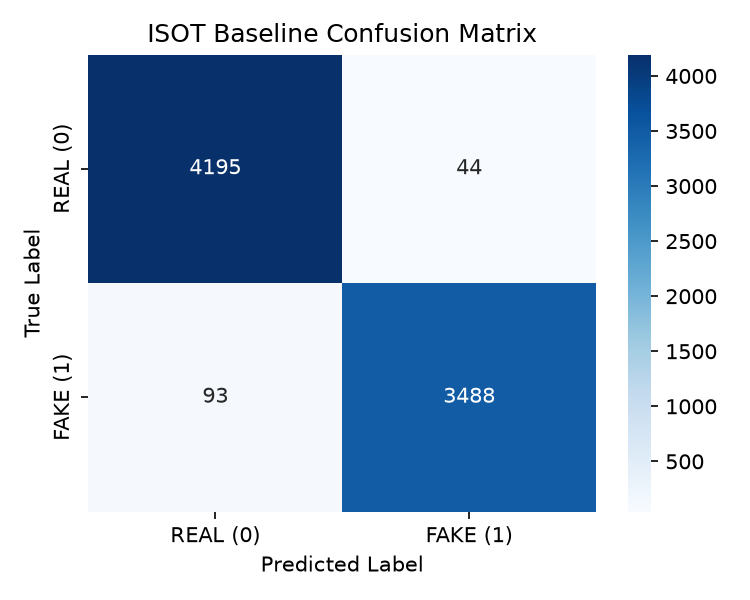
#> input picture ml/reports/baseline_confusion_matrix.png, 750 x 600 px
$ python -i image_model.py   (imports and definitions only)
#> lines starting #> are read from the running program, lines starting #| are printed output that depends on the picture; after the words box and inside, x2 and y2 are one past the last pixel; in counts of white or black regions, pixels touching at a corner belong together
import io
import math
import logging
from typing import Dict, Any, Tuple, Optional
import numpy as np
from PIL import Image, ImageChops, ImageEnhance, ImageFilter, ImageStat, ImageOps

logger = logging.getLogger("image_model")


class DeepForensicsExtractor:
    """Multi-feature extractor extracting:
    1. Error Level Analysis (ELA) compression residuals.
    2. 2D Fast Fourier Transform (FFT) high-frequency power spectrum decay (AI generative signature).
    3. Noise & Laplacian spatial variance.
    4. Color histogram entropy and solid-graphic characteristics.
    """

    TARGET_SIZE = (224, 224)

    def preprocess(self, img: Image.Image) -> Image.Image:
        """Corrects EXIF orientation, converts to RGB, and resizes while maintaining aspect ratio."""
        try:
            img = ImageOps.exif_transpose(img)
        except Exception:
            pass

        if img.mode != "RGB":
            # Handle RGBA with white background blending to avoid dark alpha artifacts
            if img.mode == "RGBA":
                bg = Image.new("RGB", img.size, (255, 255, 255))
                bg.paste(img, mask=img.split()[3])
                img = bg
            else:
                img = img.convert("RGB")

        return img

    def compute_ela_features(self, img: Image.Image, quality: int = 90) -> Dict[str, float]:
        """Calculates multi-quality ELA compression statistics."""
        resized = img.resize(self.TARGET_SIZE, Image.Resampling.BILINEAR)

        buffer = io.BytesIO()
        resized.save(buffer, "JPEG", quality=quality)
        buffer.seek(0)
        resaved = Image.open(buffer)

        diff = ImageChops.difference(resized, resaved)
        diff_arr = np.array(diff, dtype=np.float32)

        mean_diff = float(np.mean(diff_arr))
        std_diff = float(np.std(diff_arr))
        max_diff = float(np.max(diff_arr))

        # Variance across spatial grid blocks (8x8 JPEG grid)
        h, w, c = diff_arr.shape
        blocks = []
        for i in range(0, h - 8, 16):
            for j in range(0, w - 8, 16):
                block = diff_arr[i : i + 16, j : j + 16]
                blocks.append(np.mean(block))

        block_variance = float(np.var(blocks)) if blocks else 0.0

        return {
            "ela_mean": mean_diff,
            "ela_std": std_diff,
            "ela_max": max_diff,
            "ela_block_variance": block_variance,
        }

    def compute_frequency_features(self, img: Image.Image) -> Dict[str, float]:
        """Extracts 2D Fast Fourier Transform (FFT) power spectral slope and high-frequency decay.
        Diffusion and GAN models display distinct high-frequency spectral roll-offs compared to camera sensors.
        """
        gray = img.convert("L").resize(self.TARGET_SIZE, Image.Resampling.BILINEAR)
        arr = np.array(gray, dtype=np.float32)

        # 2D FFT & shift zero frequency to center
        fft = np.fft.fft2(arr)
        fft_shift = np.fft.fftshift(fft)
        magnitude_spectrum = np.abs(fft_shift) + 1e-7
        log_spectrum = np.log(magnitude_spectrum)

        cy, cx = self.TARGET_SIZE[0] // 2, self.TARGET_SIZE[1] // 2
        y, x = np.ogrid[: self.TARGET_SIZE[0], : self.TARGET_SIZE[1]]
        r = np.sqrt((x - cx) ** 2 + (y - cy) ** 2)

        # High frequency vs Low frequency energy ratio
        high_freq_mask = r > (cx * 0.6)
        low_freq_mask = (r <= (cx * 0.3)) & (r > 2)

        high_energy = float(np.mean(log_spectrum[high_freq_mask]))
        low_energy = float(np.mean(log_spectrum[low_freq_mask]))
        spectral_ratio = high_energy / max(1e-5, low_energy)

        # Azimuthal asymmetry (diffusion models often have directional artifact grids)
        q1 = np.mean(magnitude_spectrum[:cy, :cx])
        q2 = np.mean(magnitude_spectrum[:cy, cx:])
        q3 = np.mean(magnitude_spectrum[cy:, :cx])
        q4 = np.mean(magnitude_spectrum[cy:, cx:])
        spectral_asymmetry = float(np.std([q1, q2, q3, q4]) / (np.mean([q1, q2, q3, q4]) + 1e-5))

        return {
            "spectral_ratio": spectral_ratio,
            "high_freq_energy": high_energy,
            "spectral_asymmetry": spectral_asymmetry,
        }

    def compute_spatial_noise_features(self, img: Image.Image) -> Dict[str, float]:
        """Extracts spatial noise and Laplacian edge variance."""
        gray = img.convert("L").resize(self.TARGET_SIZE, Image.Resampling.BILINEAR)
        arr = np.array(gray, dtype=np.float32)

        # Laplacian edge variance
        edges = gray.filter(ImageFilter.FIND_EDGES)
        edge_stat = ImageStat.Stat(edges)
        edge_variance = float(edge_stat.var[0]) if edge_stat.var else 0.0

        # High-pass noise extraction
        blurred = gray.filter(ImageFilter.GaussianBlur(radius=1.5))
        noise = ImageChops.difference(gray, blurred)
        noise_stat = ImageStat.Stat(noise)
        noise_mean = float(noise_stat.mean[0]) if noise_stat.mean else 0.0
        noise_std = float(noise_stat.stddev[0]) if noise_stat.stddev else 0.0

        # Color entropy and flatness (graphic / logo detection)
        colors = img.getcolors(maxcolors=512)
        unique_colors_count = len(colors) if colors is not None else 1000
        is_clean_graphic = 1.0 if (colors is not None and len(colors) < 160) else 0.0

        return {
            "edge_variance": edge_variance,
            "noise_mean": noise_mean,
            "noise_std": noise_std,
            "is_clean_graphic": is_clean_graphic,
            "unique_colors": float(unique_colors_count),
        }

    def extract_feature_vector(self, img: Image.Image) -> Tuple[np.ndarray, Dict[str, Any]]:
        """Extracts all combined features as a normalized feature array."""
        clean_img = self.preprocess(img)

        ela = self.compute_ela_features(clean_img)
        freq = self.compute_frequency_features(clean_img)
        spatial = self.compute_spatial_noise_features(clean_img)

        features = [
            ela["ela_mean"],
            ela["ela_std"],
            ela["ela_max"],
            ela["ela_block_variance"],
            freq["spectral_ratio"],
            freq["high_freq_energy"],
            freq["spectral_asymmetry"],
            spatial["edge_variance"],
            spatial["noise_mean"],
            spatial["noise_std"],
            spatial["is_clean_graphic"],
        ]

        metadata = {**ela, **freq, **spatial}
        return np.array(features, dtype=np.float32), metadata

>>> from PIL import Image
>>> picture = Image.open('../reports/baseline_confusion_matrix.png')
#> picture is the input picture: PIL image 750x600 RGBA; mean R, G, B, A 183, 200, 219, 255
>>> result = DeepForensicsExtractor().extract_feature_vector(picture)
#> in preprocess, `bg = Image.new("RGB", img.size, (255, 255, 255))`: bg: PIL image 750x600 RGB; every value is 255
#> in compute_ela_features, `diff_arr = np.array(diff, dtype=np.float32)`:
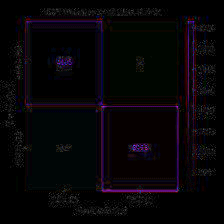
#> diff_arr: shape (224, 224, 3) float32; mean R, G, B 1.1, 0.8, 1.2; drawn with min black and max white
#> in compute_ela_features, `mean_diff = float(np.mean(diff_arr))`: mean_diff = 1.02
#> in compute_ela_features, `std_diff = float(np.std(diff_arr))`: std_diff = 2.19
#> in compute_ela_features, `max_diff = float(np.max(diff_arr))`: max_diff = 40
#> after the loop in compute_ela_features, `for i in range(0, h - 8, 16):`: blocks = 196 values, max 4.3 at index 134, min 0 at index 0, mean 1.02
#> in compute_ela_features, `block_variance = float(np.var(blocks)) if blocks else 0.0`: block_variance = 0.831
#> in extract_feature_vector, `ela = self.compute_ela_features(clean_img)`: ela = {'ela_mean': 1.02, 'ela_std': 2.19, 'ela_max': 40, 'ela_block_variance': 0.831}
#> in compute_frequency_features, `log_spectrum = np.log(magnitude_spectrum)`:
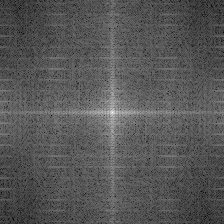
#> log_spectrum: shape (224, 224) float64; min 3.1, max 16.11, mean 7.54; drawn with min black and max white
#> in compute_frequency_features, `y, x = np.ogrid[: self.TARGET_SIZE[0], : self.TARGET_SIZE[1]]`: y = 224 values from 0 to 223
#> in compute_frequency_features, `high_freq_mask = r > (cx * 0.6)`:
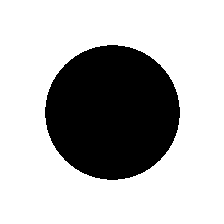
#> high_freq_mask: shape (224, 224) bool; 71.7% white; 1 black region, box (x1, y1, x2, y2) and area: (45, 45, 180, 180) 14193
#> in compute_frequency_features, `low_freq_mask = (r <= (cx * 0.3)) & (r > 2)`:
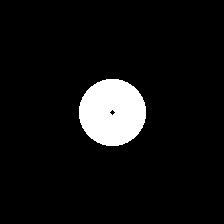
#> low_freq_mask: shape (224, 224) bool; 7% white; 1 white region, box (x1, y1, x2, y2) and area: (79, 79, 146, 146) 3532
#> in compute_frequency_features, `high_energy = float(np.mean(log_spectrum[high_freq_mask]))`: high_energy = 7.25
#> in compute_frequency_features, `low_energy = float(np.mean(log_spectrum[low_freq_mask]))`: low_energy = 9.07
#> in compute_frequency_features, `spectral_ratio = high_energy / max(1e-5, low_energy)`: spectral_ratio = 0.799
#> in compute_frequency_features, `q1 = np.mean(magnitude_spectrum[:cy, :cx])`: q1 = 3448.5
#> in compute_frequency_features, `q2 = np.mean(magnitude_spectrum[:cy, cx:])`: q2 = 3776.9
#> in compute_frequency_features, `q3 = np.mean(magnitude_spectrum[cy:, :cx])`: q3 = 3866.3
#> in compute_frequency_features, `q4 = np.mean(magnitude_spectrum[cy:, cx:])`: q4 = 4937.9
#> in compute_frequency_features, `spectral_asymmetry = float(np.std([q1, q2, q3, q4]) / (np.mean([q1, q2..`: spectral_asymmetry = 0.14
#> in extract_feature_vector, `freq = self.compute_frequency_features(clean_img)`: freq = {'spectral_ratio': 0.799, 'high_freq_energy': 7.25, 'spectral_asymmetry': 0.14}
#> in compute_spatial_noise_features, `edges = gray.filter(ImageFilter.FIND_EDGES)`:
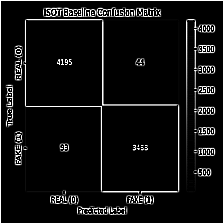
#> edges: PIL image 224x224 L; min 0, max 255, mean 19.2
#> in compute_spatial_noise_features, `edge_variance = float(edge_stat.var[0]) if edge_stat.var else 0.0`: edge_variance = 3786.2
#> in compute_spatial_noise_features, `blurred = gray.filter(ImageFilter.GaussianBlur(radius=1.5))`:
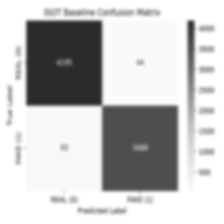
#> blurred: PIL image 224x224 L; min 43, max 255, mean 197
#> in compute_spatial_noise_features, `noise = ImageChops.difference(gray, blurred)`:
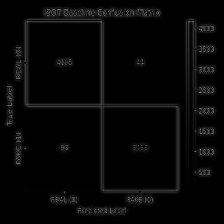
#> noise: PIL image 224x224 L; min 0, max 135, mean 6.3
#> in compute_spatial_noise_features, `noise_mean = float(noise_stat.mean[0]) if noise_stat.mean else 0.0`: noise_mean = 6.27
#> in compute_spatial_noise_features, `noise_std = float(noise_stat.stddev[0]) if noise_stat.stddev else 0.0`: noise_std = 15.02
#> in compute_spatial_noise_features, `colors = img.getcolors(maxcolors=512)`: colors = None
#> in compute_spatial_noise_features, `unique_colors_count = len(colors) if colors is not None else 1000`: unique_colors_count = 1000
#> in compute_spatial_noise_features, `is_clean_graphic = 1.0 if (colors is not None and len(colors) < 160) e..`: is_clean_graphic = 0
#> in extract_feature_vector, `spatial = self.compute_spatial_noise_features(clean_img)`: spatial = {'edge_variance': 3786.2, 'noise_mean': 6.27, 'noise_std': 15.02, 'is_clean_graphic': 0, 'unique_colors': 1000}
#> in extract_feature_vector, `features = [ ela["ela_mean"], ela["ela_std"], ela["ela_max"], ela["ela..`: features = [1.02, 2.19, 40, 0.831, 0.799, 7.25, 0.14, 3786.2, 6.27, 15.02, 0]
